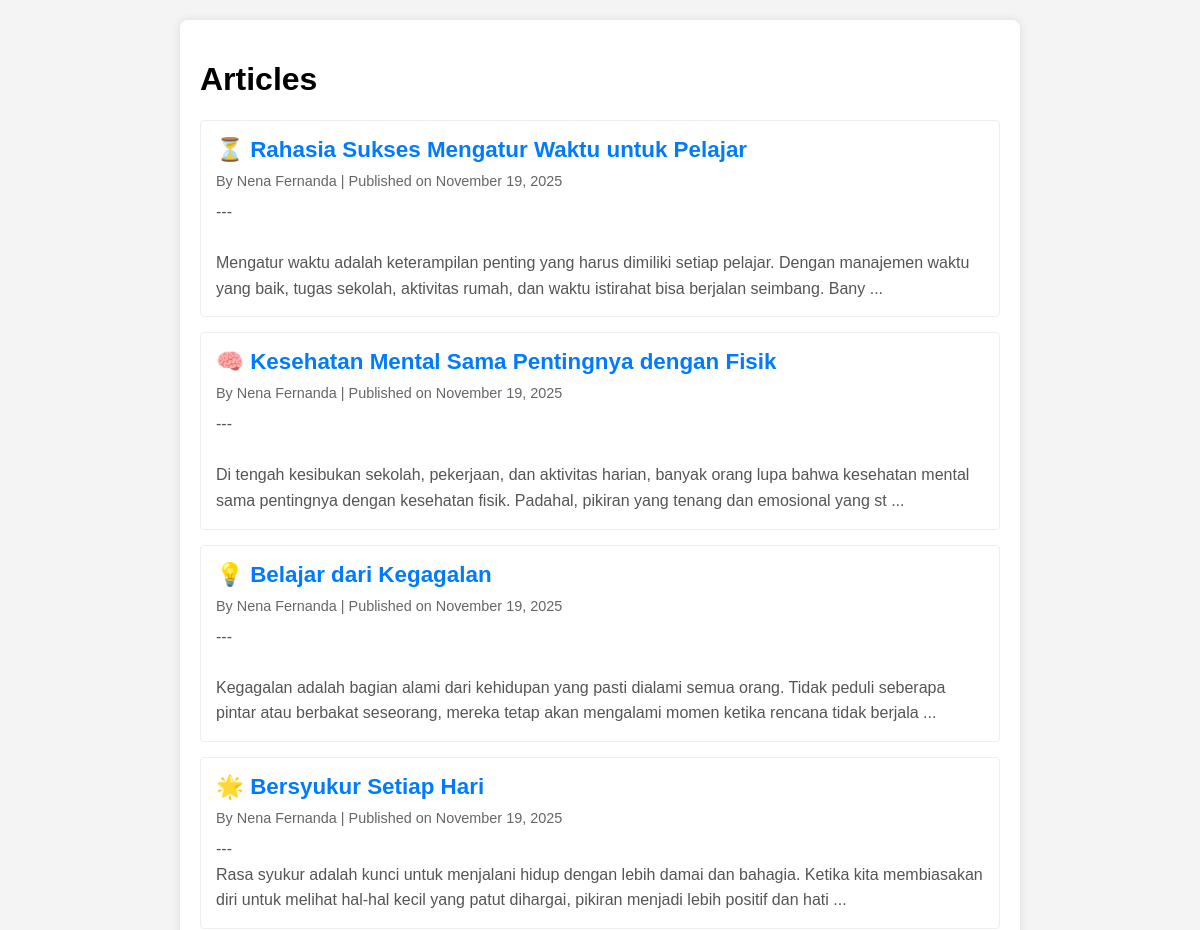
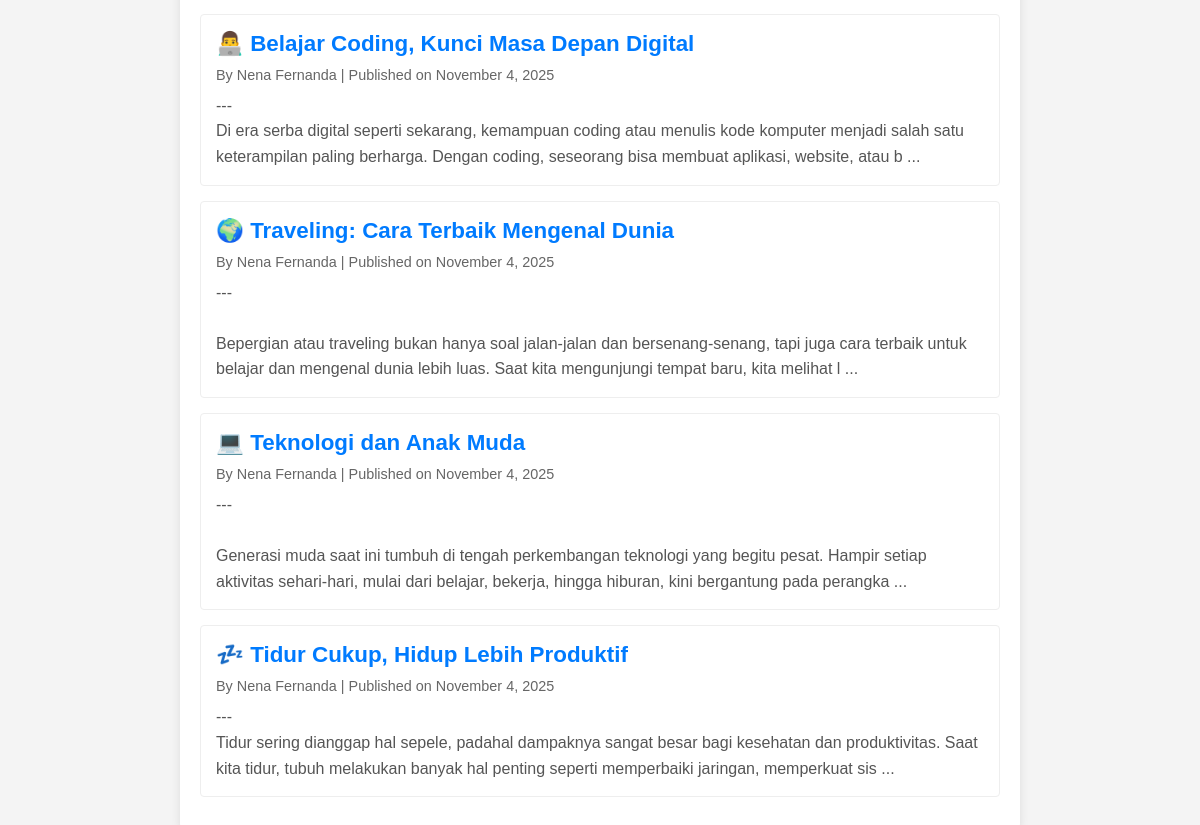
The app's page /articles_public.php with its own data (2 pictures, top to bottom).
### tables this page shows
CREATE TABLE `articles` (
  `id` int(11) NOT NULL,
  `title` varchar(255) NOT NULL,
  `content` text NOT NULL,
  `author` varchar(100) NOT NULL,
  `created_at` timestamp NOT NULL DEFAULT current_timestamp(),
  `updated_at` timestamp NOT NULL DEFAULT current_timestamp() ON UPDATE current_timestamp(),
  `status` enum('draft','published') DEFAULT 'draft',
  `image_path` varchar(255) DEFAULT NULL
);

### articles.php (called while the page is built, shortened)
<?php
function getAllArticles($status = 'published') {
    $pdo = getConnection();
    $stmt = $pdo->prepare("SELECT * FROM articles WHERE status = ? ORDER BY created_at DESC");
    $stmt->execute([$status]);
    return $stmt->fetchAll(PDO::FETCH_ASSOC);
}
?>

### articles_public.php (the view, shortened to what this page needs)
<?php
require_once 'articles.php';
$articles = getAllArticles();
$article = null;
?>
<!DOCTYPE html>
<html lang="en">
<head>
    <link rel="stylesheet" href="style.css">
</head>
<body>
    <div class="container">
        <h1>Articles</h1>
        <?php if ($article): ?>
            <div class="single-article">
                <h2><?php echo htmlspecialchars($article['title']); ?></h2>
                <div class="article-meta">
                    By <?php echo htmlspecialchars($article['author']); ?> |
                    Published on <?php echo date('F j, Y', strtotime($article['created_at'])); ?>
                </div>
                <div class="article-content">
                    <?php echo nl2br(htmlspecialchars($article['content'])); ?>
                </div>
                <p><a href="articles.php" class="back-link">&larr; Back to all articles</a></p>
            </div>
        <?php else: ?>
            <?php if (empty($articles)): ?>
                <div class="no-articles">
                    <p>No articles available at the moment.</p>
                </div>
            <?php else: ?>
                <div class="article-list">
                    <?php foreach ($articles as $articleItem): ?>
                        <div class="article-item">
                            <h3 class="article-title">
                                <a href="articles.php?id=<?php echo $articleItem['id']; ?>">
                                    <?php echo htmlspecialchars($articleItem['title']); ?>
                                </a>
                            </h3>
                            <div class="article-meta">
                                By <?php echo htmlspecialchars($articleItem['author']); ?> |
                                Published on <?php echo date('F j, Y', strtotime($articleItem['created_at'])); ?>
                            </div>
                            <div class="article-excerpt">
                                <?php echo nl2br(htmlspecialchars(substr($articleItem['content'], 0, 200))); ?>
                                <?php if (strlen($articleItem['content']) > 200): ?>...<?php endif; ?>
                            </div>
                        </div>
                    <?php endforeach; ?>
                </div>
            <?php endif; ?>
        <?php endif; ?>
    </div>
</body>
</html>

### articles_public.php (style rules this page uses)
body { font-family: Arial, sans-serif; margin: 0; padding: 20px; background-color: #f4f4f4; }
.container { max-width: 800px; margin: 0 auto; background: white; padding: 20px; border-radius: 8px; box-shadow: 0 0 10px rgba(0,0,0,0.1); }
.article-list { margin-top: 20px; }
.article-item { padding: 15px; border: 1px solid #eee; margin-bottom: 15px; border-radius: 4px; }
.article-title { font-size: 1.4em; margin: 0 0 10px 0; color: #333; }
.article-title a { text-decoration: none; color: #007bff; }
.article-meta { color: #666; font-size: 0.9em; margin-bottom: 10px; }
.article-excerpt { line-height: 1.6; color: #555; }

### records on screen
articles: title "⏳ Rahasia Sukses Mengatur Waktu untuk Pelajar", author "Nena Fernanda", created_at "November 19, 2025", content "--- Mengatur waktu adalah keterampilan penting yang harus dimiliki setiap pelajar. Dengan manajemen waktu yang baik, tugas sekolah, aktivitas rumah, dan waktu istirahat bisa berjalan seimbang. Bany"
articles: title "🧠 Kesehatan Mental Sama Pentingnya dengan Fisik", author "Nena Fernanda", created_at "November 19, 2025", content "--- Di tengah kesibukan sekolah, pekerjaan, dan aktivitas harian, banyak orang lupa bahwa kesehatan mental sama pentingnya dengan kesehatan fisik. Padahal, pikiran yang tenang dan emosional yang st"
articles: title "💡 Belajar dari Kegagalan", author "Nena Fernanda", created_at "November 19, 2025", content "--- Kegagalan adalah bagian alami dari kehidupan yang pasti dialami semua orang. Tidak peduli seberapa pintar atau berbakat seseorang, mereka tetap akan mengalami momen ketika rencana tidak berjala"
articles: title "🌟 Bersyukur Setiap Hari", author "Nena Fernanda", created_at "November 19, 2025", content "--- Rasa syukur adalah kunci untuk menjalani hidup dengan lebih damai dan bahagia. Ketika kita membiasakan diri untuk melihat hal-hal kecil yang patut dihargai, pikiran menjadi lebih positif dan hati"
articles: title "👨‍💻 Belajar Coding, Kunci Masa Depan Digital", author "Nena Fernanda", created_at "November 4, 2025", content "--- Di era serba digital seperti sekarang, kemampuan coding atau menulis kode komputer menjadi salah satu keterampilan paling berharga. Dengan coding, seseorang bisa membuat aplikasi, website, atau b"
articles: title "🌍 Traveling: Cara Terbaik Mengenal Dunia", author "Nena Fernanda", created_at "November 4, 2025", content "--- Bepergian atau traveling bukan hanya soal jalan-jalan dan bersenang-senang, tapi juga cara terbaik untuk belajar dan mengenal dunia lebih luas. Saat kita mengunjungi tempat baru, kita melihat l"
articles: title "💻 Teknologi dan Anak Muda", author "Nena Fernanda", created_at "November 4, 2025", content "--- Generasi muda saat ini tumbuh di tengah perkembangan teknologi yang begitu pesat. Hampir setiap aktivitas sehari-hari, mulai dari belajar, bekerja, hingga hiburan, kini bergantung pada perangka"
articles: title "💤 Tidur Cukup, Hidup Lebih Produktif", author "Nena Fernanda", created_at "November 4, 2025", content "--- Tidur sering dianggap hal sepele, padahal dampaknya sangat besar bagi kesehatan dan produktivitas. Saat kita tidur, tubuh melakukan banyak hal penting seperti memperbaiki jaringan, memperkuat sis"
